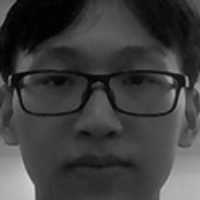
#> input picture pictures/dataset/liangguoxi/15362348101.jpg, 200 x 200 px, found by its file name; its folder holds only this picture in this run
$ python pick_face.py
#> lines starting #> are read from the running program, lines starting #| are printed output that depends on the picture
### read_image.py

import os
import cv2

#根据输入的文件夹绝对路径，将该文件夹下的所有指定的 suffix类型 的文件读取存入一个list,该list的第一个元素是该文件夹的名字
def readAllImg(path,*suffix):
#> called with path = 'pictures/liangguoxi'
    try:

        s = os.listdir(path)
        resultArray = []
        fileName = os.path.basename(path)
        resultArray.append(fileName)

        for i in s:
            if endwith(i, suffix):
                document = os.path.join(path, i)
                img = cv2.imread(document)
#> img is the input picture: shape (200, 200, 3); min 0, max 216, mean 62.2
                resultArray.append(img)


    except IOError:
        print("Error")

    else:
        print ("读取成功")
        return resultArray

#输入一个字符串一个标签，对这个字符串的后续和标签进行匹配
def endwith(s: object, endstring: object) -> object:
   resultArray = map(s.endswith,endstring)
   if True in resultArray:
       return True
   else:
       return False

# [4 lines that do not run on import are left out]
    # [4 lines of commented-out code are left out]

### pick_face.py

import os
import cv2
import time
from read_image import readAllImg

#从源路径中读取所有图片放入一个list，然后逐一进行检查，把其中的脸扣下来，存储到目标路径中
def readPicSaveFace(sourcePath,objectPath,*suffix):
    try:
        #读取照片,注意第一个元素是文件名
        resultArray=readAllImg(sourcePath,*suffix)
#> resultArray = 2 items

        #对list中图片逐一进行检查,找出其中的人脸然后写到目标文件夹下

        count = 1
        face_cascade = cv2.CascadeClassifier('D:\Anaconda3\pkgs\opencv-3.3.1-py36h20b85fd_1\Library\etc\haarcascades\haarcascade_frontalface_alt.xml')
        for i in resultArray:
            if type(i) != str:

              gray = cv2.cvtColor(i, cv2.COLOR_BGR2GRAY)
              faces = face_cascade.detectMultiScale(gray, 1.1, 4)
              for (x, y, w, h) in faces:

                listStr = [str(int(time.time())), str(count)]  #以时间戳和读取的排序作为文件名称
                fileName = ''.join(listStr)

                f = cv2.resize(gray[y:(y + h), x:(x + w)], (200, 200))
                cv2.imwrite(objectPath+os.sep+'%s.jpg' % fileName, f)
                count += 1
#> this loop made 2 passes
#> faces on pass 2: [[15, 12, 170, 170]]
#> i on pass 1: 'liangguoxi'
#> pass 2, in readPicSaveFace, `cv2.imwrite(objectPath+os.sep+'%s.jpg' % fileName, f)`:
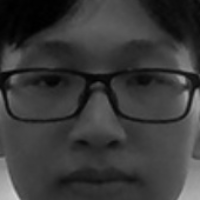
#> saved as 17951783761.jpg: shape (200, 200); min 0, max 211, mean 57.6
#> after the loop, count = 2


    except IOError:
        print ("Error")

    else:
        print ('Already read '+str(count-1)+' Faces to Destination '+objectPath)
#| Already read 1 Faces to Destination pictures\dataset\liangguoxi

if __name__ == '__main__':
     readPicSaveFace('pictures/liangguoxi', 'pictures\dataset\liangguoxi', '.jpg','.JPG','png','PNG')

$ run again, on pictures/dataset/liangguoxi/15362348127.jpg
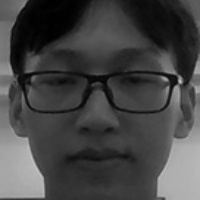
#> input picture pictures/dataset/liangguoxi/15362348127.jpg, 200 x 200 px, found by its file name
#> in readAllImg, img is the input picture: shape (200, 200, 3); min 0, max 199, mean 68.9
#> resultArray = 2 items
#> the loop in readPicSaveFace, `for i in resultArray:` made 2 passes
#> faces on pass 2: [[15, 16, 166, 166]]
#> pass 2, in readPicSaveFace, `cv2.imwrite(objectPath+os.sep+'%s.jpg' % fileName, f)`:
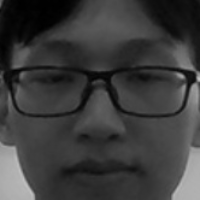
#> saved as 17951783771.jpg: shape (200, 200); min 0, max 193, mean 60.1
#> after the loop in readPicSaveFace, `for i in resultArray:`: count = 2
#| Already read 1 Faces to Destination pictures\dataset\liangguoxi
